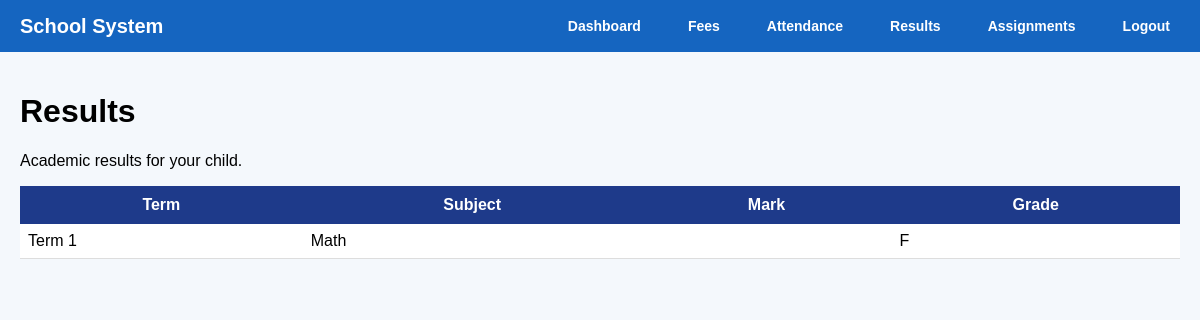
Screenshot of /parent_results (signed in) with the database file from the repository.
### tables this page shows
CREATE TABLE results (
            id INTEGER PRIMARY KEY AUTOINCREMENT,
            student_id INTEGER,
            subject_id INTEGER,
            class_id INTEGER,
            marks REAL,
            term TEXT, class_name TEXT, subject TEXT, grade TEXT,
            FOREIGN KEY (student_id) REFERENCES students(id),
            FOREIGN KEY (subject_id) REFERENCES subjects(id),
            FOREIGN KEY (class_id) REFERENCES classes(id)
        );

### app.py (the view)
@app.route("/parent_results")
@login_required
@roles_required("parent")
def parent_results():
    conn = get_db()
    cursor = conn.cursor()
    try:
        cursor.execute("""
            SELECT r.*, s.first_name, s.last_name
            FROM results r
            JOIN guardians g ON r.student_id = g.student_id
            JOIN students s ON s.id = r.student_id
            WHERE g.parent_user_id = ?
            ORDER BY r.term, r.subject
        """, (session["user_id"],))
        result_records = cursor.fetchall()
    except Exception:
        result_records = []
    conn.close()
    return render_template("parent_results.html", result_records=result_records)

### app.py (called while the page is built)
def get_db():
    conn = sqlite3.connect("school.db")
    conn.row_factory = sqlite3.Row
    return conn

def login_required(f):
    @wraps(f)
    def wrapper(*args, **kwargs):
        if "user_id" not in session:
            flash("Please log in first.", "warning")
            return redirect(url_for("login"))
        return f(*args, **kwargs)
    return wrapper

def roles_required(*allowed_roles):
    def decorator(f):
        @wraps(f)
        def wrapper(*args, **kwargs):
            if "user_id" not in session:
                flash("Please log in first.", "warning")
                return redirect(url_for("login"))
            if session.get("role") not in allowed_roles:
                flash("You are not allowed to access that page.", "danger")
                return redirect(url_for("dashboard"))
            return f(*args, **kwargs)
        return wrapper
    return decorator

### templates/parent_results.html (shortened to what this page needs)
{% extends "base.html" %}
{% block content %}
<h1 class="page-title">Results</h1>
<p class="page-subtitle">Academic results for your child.</p>
<div class="card">
    <div class="table-wrapper">
        <table>
            <thead>
                <tr>
                    <th>Term</th>
                    <th>Subject</th>
                    <th>Mark</th>
                    <th>Grade</th>
                </tr>
            </thead>
            <tbody>
                {% for result in result_records %}
                <tr>
                    <td>{{ result.term or '-' }}</td>
                    <td>{{ result.subject }}</td>
                    <td>{{ result.mark }}</td>
                    <td>{{ result.grade or '-' }}</td>
                </tr>
                {% else %}
                <tr>
                    <td colspan="4">No results found yet.</td>
                </tr>
                {% endfor %}
            </tbody>
        </table>
    </div>
</div>
{% endblock %}

### static/style.css (style rules this page uses)
body { font-family: Arial, sans-serif; background-color: #f4f6f9; margin: 0; padding: 0; }
table { width: 100%; border-collapse: collapse; background: white; }
th { background-color: #1e3a8a; color: white; padding: 10px; }
td { padding: 8px; border-bottom: 1px solid #ddd; }

### templates/base.html (style rules this page uses)
body { margin: 0; font-family: Arial, sans-serif; background: #f4f8fc; }

### rows the page displays
results: term "Term 1", subject "Math", grade "F"
